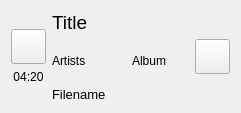
<?xml version="1.0" encoding="UTF-8"?>
<ui version="4.0">
 <class>Form</class>
 <widget class="QWidget" name="Form">
  <property name="geometry">
   <rect>
    <x>0</x>
    <y>0</y>
    <width>241</width>
    <height>113</height>
   </rect>
  </property>
  <property name="sizePolicy">
   <sizepolicy hsizetype="Preferred" vsizetype="Minimum">
    <horstretch>0</horstretch>
    <verstretch>0</verstretch>
   </sizepolicy>
  </property>
  <property name="windowTitle">
   <string>Form</string>
  </property>
  <layout class="QHBoxLayout" name="horizontalLayout">
   <item>
    <layout class="QVBoxLayout" name="verticalLayout">
     <item>
      <spacer name="verticalSpacer">
       <property name="orientation">
        <enum>Qt::Vertical</enum>
       </property>
       <property name="sizeType">
        <enum>QSizePolicy::Expanding</enum>
       </property>
       <property name="sizeHint" stdset="0">
        <size>
         <width>20</width>
         <height>0</height>
        </size>
       </property>
      </spacer>
     </item>
     <item>
      <widget class="QPushButton" name="playButton">
       <property name="enabled">
        <bool>true</bool>
       </property>
       <property name="minimumSize">
        <size>
         <width>35</width>
         <height>35</height>
        </size>
       </property>
       <property name="maximumSize">
        <size>
         <width>35</width>
         <height>35</height>
        </size>
       </property>
       <property name="text">
        <string/>
       </property>
      </widget>
     </item>
     <item>
      <widget class="QLabel" name="durationLabel">
       <property name="text">
        <string>04:20</string>
       </property>
       <property name="alignment">
        <set>Qt::AlignCenter</set>
       </property>
      </widget>
     </item>
     <item>
      <spacer name="verticalSpacer_3">
       <property name="orientation">
        <enum>Qt::Vertical</enum>
       </property>
       <property name="sizeType">
        <enum>QSizePolicy::Expanding</enum>
       </property>
       <property name="sizeHint" stdset="0">
        <size>
         <width>20</width>
         <height>0</height>
        </size>
       </property>
      </spacer>
     </item>
    </layout>
   </item>
   <item>
    <layout class="QVBoxLayout" name="verticalLayout_2">
     <item>
      <widget class="QLabel" name="titleLabel">
       <property name="sizePolicy">
        <sizepolicy hsizetype="Preferred" vsizetype="Fixed">
         <horstretch>0</horstretch>
         <verstretch>0</verstretch>
        </sizepolicy>
       </property>
       <property name="font">
        <font>
         <pointsize>14</pointsize>
         <weight>50</weight>
         <bold>false</bold>
        </font>
       </property>
       <property name="cursor">
        <cursorShape>UpArrowCursor</cursorShape>
       </property>
       <property name="layoutDirection">
        <enum>Qt::LeftToRight</enum>
       </property>
       <property name="autoFillBackground">
        <bool>false</bool>
       </property>
       <property name="text">
        <string>Title</string>
       </property>
       <property name="scaledContents">
        <bool>false</bool>
       </property>
       <property name="wordWrap">
        <bool>true</bool>
       </property>
       <property name="textInteractionFlags">
        <set>Qt::LinksAccessibleByMouse|Qt::TextSelectableByMouse</set>
       </property>
      </widget>
     </item>
     <item>
      <layout class="QHBoxLayout" name="horizontalLayout_3">
       <item>
        <widget class="QLabel" name="artistsLabel">
         <property name="sizePolicy">
          <sizepolicy hsizetype="Preferred" vsizetype="Preferred">
           <horstretch>0</horstretch>
           <verstretch>0</verstretch>
          </sizepolicy>
         </property>
         <property name="font">
          <font>
           <kerning>true</kerning>
          </font>
         </property>
         <property name="text">
          <string>Artists</string>
         </property>
        </widget>
       </item>
       <item>
        <spacer name="horizontalSpacer">
         <property name="orientation">
          <enum>Qt::Horizontal</enum>
         </property>
         <property name="sizeType">
          <enum>QSizePolicy::Minimum</enum>
         </property>
         <property name="sizeHint" stdset="0">
          <size>
           <width>40</width>
           <height>20</height>
          </size>
         </property>
        </spacer>
       </item>
       <item>
        <widget class="QLabel" name="albumLabel">
         <property name="sizePolicy">
          <sizepolicy hsizetype="Preferred" vsizetype="Preferred">
           <horstretch>0</horstretch>
           <verstretch>0</verstretch>
          </sizepolicy>
         </property>
         <property name="text">
          <string>Album</string>
         </property>
        </widget>
       </item>
      </layout>
     </item>
     <item>
      <widget class="QLabel" name="filenameLabel">
       <property name="sizePolicy">
        <sizepolicy hsizetype="Preferred" vsizetype="Fixed">
         <horstretch>0</horstretch>
         <verstretch>0</verstretch>
        </sizepolicy>
       </property>
       <property name="font">
        <font>
         <pointsize>10</pointsize>
        </font>
       </property>
       <property name="text">
        <string>Filename</string>
       </property>
      </widget>
     </item>
    </layout>
   </item>
   <item>
    <spacer name="horizontalSpacer_2">
     <property name="orientation">
      <enum>Qt::Horizontal</enum>
     </property>
     <property name="sizeType">
      <enum>QSizePolicy::MinimumExpanding</enum>
     </property>
     <property name="sizeHint" stdset="0">
      <size>
       <width>10</width>
       <height>10</height>
      </size>
     </property>
    </spacer>
   </item>
   <item>
    <layout class="QHBoxLayout" name="horizontalLayout_2">
     <property name="spacing">
      <number>6</number>
     </property>
     <property name="sizeConstraint">
      <enum>QLayout::SetDefaultConstraint</enum>
     </property>
     <item>
      <widget class="QPushButton" name="extraButton">
       <property name="maximumSize">
        <size>
         <width>35</width>
         <height>35</height>
        </size>
       </property>
       <property name="text">
        <string/>
       </property>
      </widget>
     </item>
    </layout>
   </item>
  </layout>
 </widget>
 <resources/>
 <connections/>
</ui>
